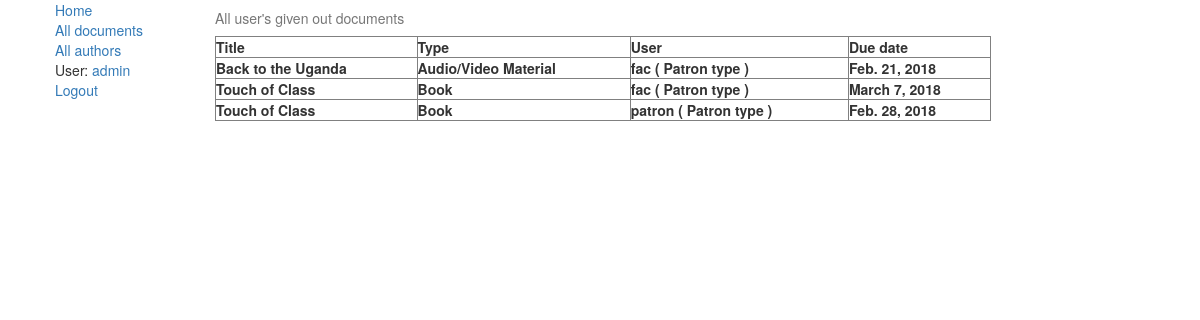
Page /library/records/ (signed in) on the earlier database version.
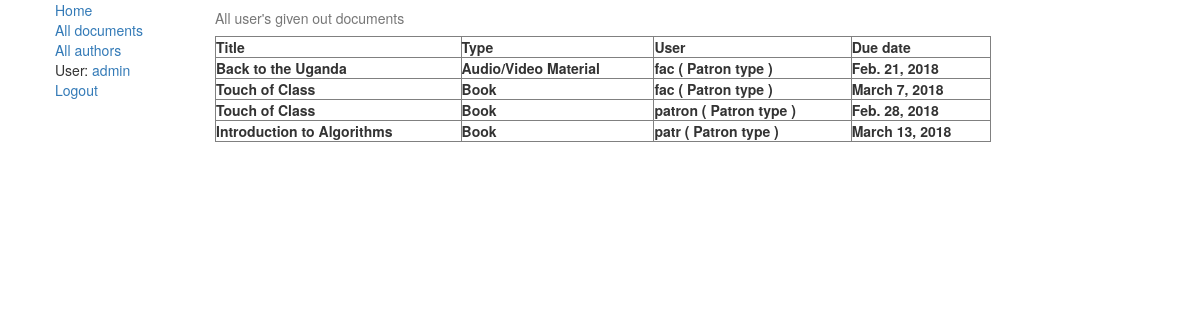
Same page on the later database version.
### library/models.py (models this page shows, shortened)
class RecordsLog(models.Model):
    user = models.ForeignKey('auth.User', on_delete=models.CASCADE, null=True)
    document = models.ForeignKey('Document', on_delete=models.PROTECT, null=True)
    document_instance = models.ForeignKey('DocumentInstance', on_delete=models.PROTECT, null=True)
    ACTION_DIRECTION = (
        (0, 'received'),
        (1, 'returned')
    )
    action = models.IntegerField(choices=ACTION_DIRECTION)
    timestamp = models.DateTimeField(auto_now=True)

class Document(models.Model):
    title = models.CharField(max_length=100)
    authors = models.ManyToManyField('Author', help_text='Select authors')
    description = models.TextField(max_length=1000, help_text="Enter a description of the document")
    type = models.ForeignKey('DocType', on_delete=models.SET_NULL, null=True, blank=True)
    tags = models.ManyToManyField('Tag', help_text="Select tags")
    last_quantity = models.IntegerField(
        help_text='This field is used for storing quantity after recalculation. DO NOT USE IT, use quantity() instead!',
        null=True)
    bestseller = models.BooleanField(default=False)
    quantity_synced = models.BooleanField(default=False)
    is_reference = models.BooleanField(default=False, help_text="Reference materials can not be borrowed.")
    def quantity(self) -> int:
        if not self.quantity_synced:
            n = len(DocumentInstance.objects.filter(document_id=self.id, status='a'))
            self.last_quantity = n
            self.quantity_synced = True
            self.save()
        else:
            n = self.last_quantity
        return n

class DocType(models.Model):
    name = models.CharField(max_length=50, help_text="Document type name")
    fields = models.CharField(max_length=1000, blank=True,
                              help_text="Fields labels separated with semicolon. Max: 5")
    max_days = models.IntegerField(help_text='Maximum days for loan in regular case', null=True)
    max_days_bestseller = models.IntegerField(help_text='Maximum days for loan if document is bestseller', null=True)
    max_days_privileges = models.IntegerField(help_text='Maximum days for loan for privileged patrons', null=True)
    class Meta:
        verbose_name = "Document Type"
        verbose_name_plural = "Documents' Types"
    def __str__(self):
        return self.name

class DocumentInstance(models.Model):
    id = models.UUIDField(primary_key=True, default=uuid.uuid4,
                          help_text="Unique document ID")
    document = models.ForeignKey('Document', on_delete=models.CASCADE, null=True)
    due_back = models.DateField(null=True, blank=True)
    DOCUMENT_STATUS = (
        ('a', 'Available'),
        ('g', 'Given out'),
        ('r', 'Reserved'),
        ('m', 'Maintenance')
    )
    status = models.CharField(max_length=1, choices=DOCUMENT_STATUS, blank=True, default='d')
    location = models.ForeignKey('LibraryLocation', on_delete=models.SET_NULL, null=True, blank=True)
    price = models.FloatField(help_text='Price in RUB', null=True)
    holder = models.ForeignKey(User, on_delete=models.SET_NULL, null=True, blank=True)
    additional_field1 = models.CharField(max_length=500, blank=True)
    additional_field2 = models.CharField(max_length=500, blank=True)
    additional_field3 = models.CharField(max_length=500, blank=True)
    additional_field4 = models.CharField(max_length=500, blank=True)
    additional_field5 = models.CharField(max_length=500, blank=True)
    class Meta:
        ordering = ["due_back"]

### library/views.py (the view)
def record_list(request):
    record = RecordsLog.objects.all()
    return render(request, 'library/record_list.html', context={'records': record})

### library/templates/library/record_list.html (shortened to what this page needs)
{% extends 'base_generic.html' %}
{% block content %}
{% if perms.library.change_wishlist %}
<html lang="en">
<head>
</head>
<body>
 <table border="1" align="left" width="80%">
                    <caption>All user's given out documents</caption>
                    <tr>
                        <th> Title</th>
                        <th> Type </th>
                        <th> User </th>
                        <th> Due date </th>
                    </tr>
                    {% for record in records %}
                        <tr>
                            <th>{{ record.document.title }}</th>
                            <th> {{ record.document.type }}</th>
                        <th>{{ record.user }} ( Patron type )</th>
                        <th> {{ record.document_instance.due_back }}</th>
                        </tr>
                    {% endfor %}
                </table>
</body>
</html>
{% else %} You are not allowed to be here
{% endif %}
{% endblock %}

Differences in the rows shown:
added RecordsLog: document "Introduction to Algorithms", document.type "Book", user "patr", document_instance.due_back "March 13, 2018"
